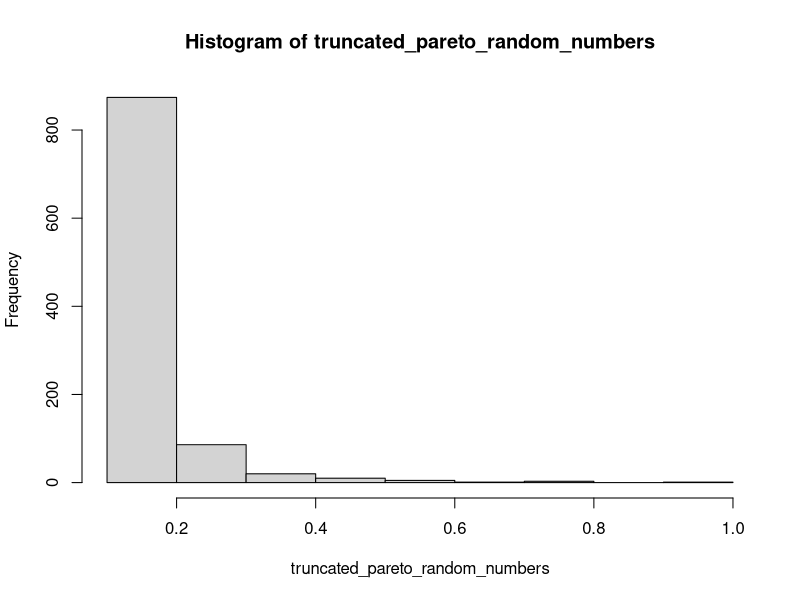
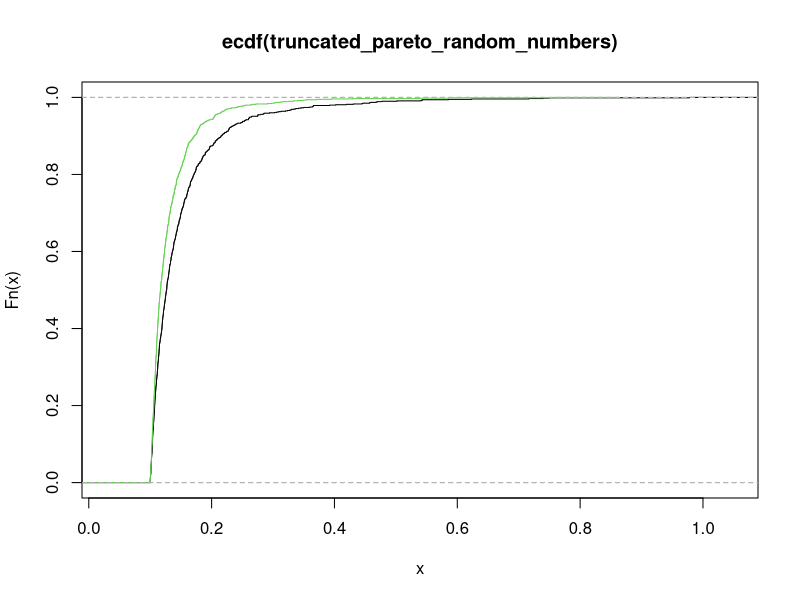

Write the R code that produced these figures, in order.
if(!require("fitdistrplus")) install.packages("fitdistrplus")
if(!require("VGAM")) install.packages("VGAM")

library("VGAM")
library("fitdistrplus")

## Pareto CDF
ppareto <- function(x, scale, shape)
{
  ifelse(x > scale, 1 - (scale / x) ^ shape, 0)
}

## inverse CDF
qpareto <- function(y, scale, shape)
{
  ifelse(
    y >= 0 & y <= 1,
    scale * ((1 - y) ^ (-1 / shape)),
    NaN
  )
}

n <- 1000
scale <- 0.1
shape <- 3 
lower_bound <- 0
upper_bound <- 1

(quantiles <- ppareto(c(lower_bound, upper_bound), scale, shape))
uniform_random_numbers <- runif(n, quantiles[1], quantiles[2])    
truncated_pareto_random_numbers <- qpareto(uniform_random_numbers, scale, shape)

hist(truncated_pareto_random_numbers)

min(truncated_pareto_random_numbers)
max(truncated_pareto_random_numbers)

plot(ecdf(truncated_pareto_random_numbers))

n <- 1000
scale <- 0.1
shape <- 4
lower_bound <- 0
upper_bound <- 1

(quantiles <- ppareto(c(lower_bound, upper_bound), scale, shape))
uniform_random_numbers <- runif(n, quantiles[1], quantiles[2])    
truncated_pareto_random_numbers <- qpareto(uniform_random_numbers, scale, shape)

min(truncated_pareto_random_numbers)
max(truncated_pareto_random_numbers)

lines(ecdf(truncated_pareto_random_numbers),col=27)
